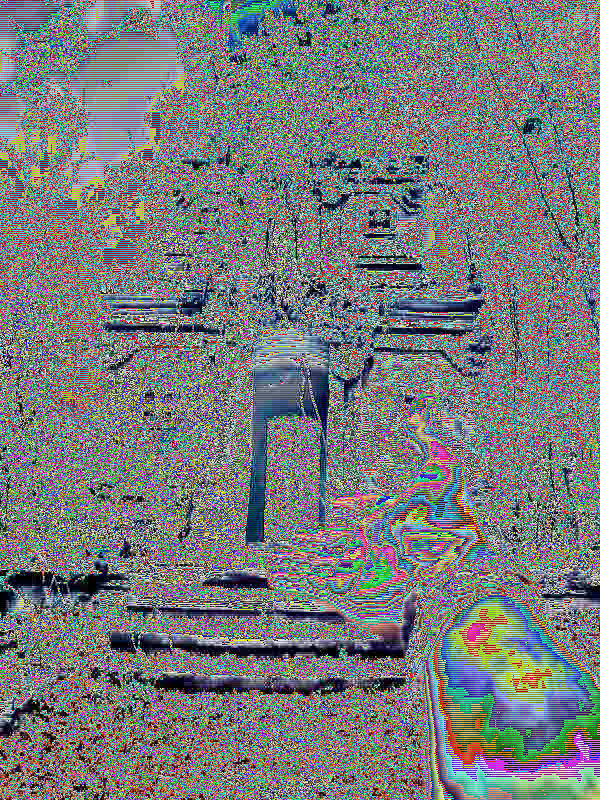
#> input picture PCD sesi 15/enc.png, 600 x 800 px
$ python decrypt.py
#> lines starting #> are read from the running program, lines starting #| are printed output that depends on the picture
import imageio as img
import numpy as np
import matplotlib.pyplot as plt

def isOne(m):
    a = m[0][0]
    b = m[0][1]
    c = m[1][0]
    d = m[1][1]
    return (a*d) - (b*c)==1

def decrypt(image,m):
    if not isOne(m):
        return "Determinan Matriks harus 1"
    result = np.zeros_like(image)
    d = m[0][0]
    b = 256-m[0][1]
    c = 256-m[1][0]
    a = m[1][1]
    for i in range(0,image.shape[0]-1,2):
        for j in range(0,image.shape[1]):
            r1 = ((image[i,j,0] * a)+(image[i+1,j,0] * c)) % 256
            r2 = ((image[i,j,0] * b)+(image[i+1,j,0] * d)) % 256

            g1 = ((image[i,j,1] * a)+(image[i+1,j,1] * c)) % 256
            g2 = ((image[i,j,1] * b)+(image[i+1,j,1] * d)) % 256

            b1 = ((image[i,j,2] * a)+(image[i+1,j,2] * c)) % 256
            b2 = ((image[i,j,2] * b)+(image[i+1,j,2] * d)) % 256


            result[i,j,0] = r1
            result[i+1,j,0] = r2
            result[i,j,1] = g1
            result[i+1,j,1] = g2
            result[i,j,2] = b1
            result[i+1,j,2] = b2

    return result
image = img.imread ("enc.png")
#> image is the input picture: shape (800, 600, 3); mean R, G, B 119.4, 122.1, 122.9
m = np.array([
    [3,2],
    [7,5]
])
imgDec = decrypt(image,m)
#> after the loop in decrypt, `for i in range(0,image.shape[0]-1,2):`:
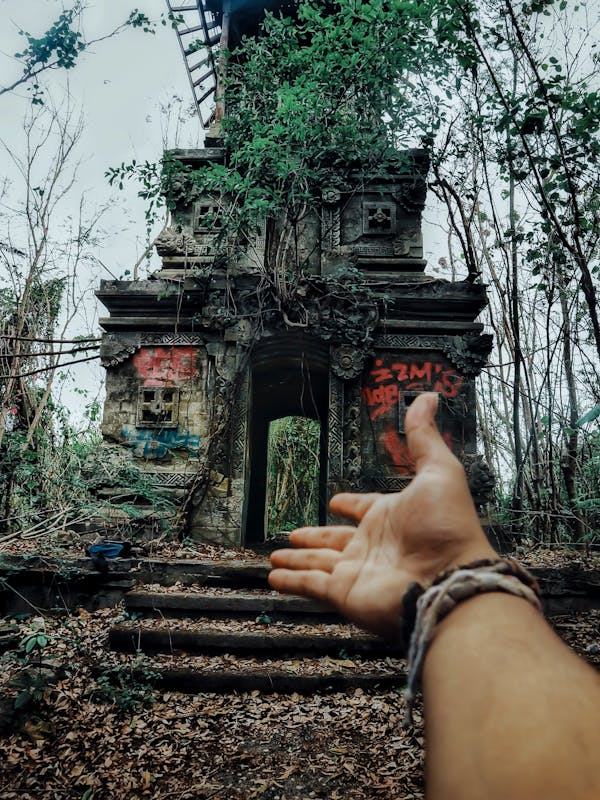
#> result: shape (800, 600, 3); mean R, G, B 91.3, 94.7, 88.4
plt.figure(figsize=(10,10))
plt.subplot(1,3,1)
plt.imshow(image)
plt.subplot(1,3,2)
plt.imshow(imgDec)
plt.show()
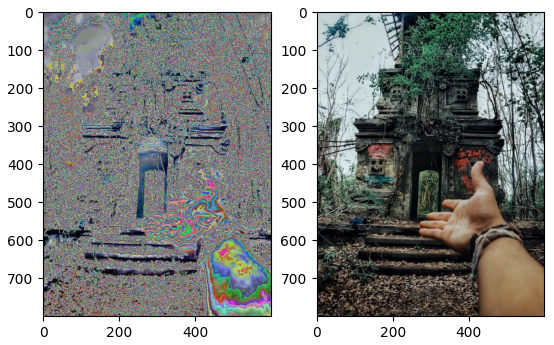
#> figure drawn by matplotlib, 2 panels
